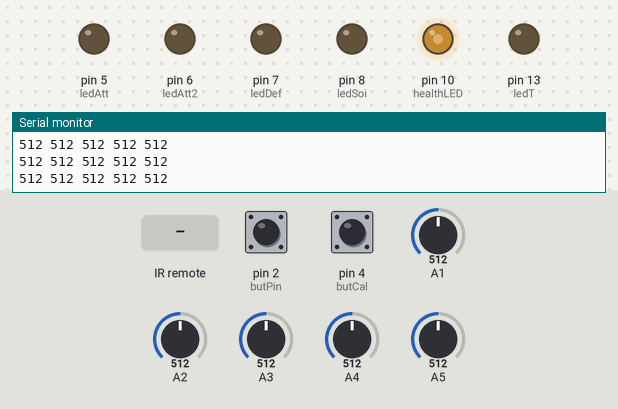
A sketch run on a simulated Arduino Uno, built with avr-gcc and run on an emulated ATmega328P. On the bench: output pins drawn as LEDs (lit = HIGH), the last lines printed to the serial monitor. Dashed ring = blinking. The test bench sets the inputs (shaded band); at power-on: pin 2 (butPin) LOW, pin 4 (butCal) LOW, A1 = 512, A2 = 512, A3 = 512, A4 = 512, A5 = 512.

Above: at 1.7 s.
1.8 s: infrared code 0x1 received
At 4.33 s:
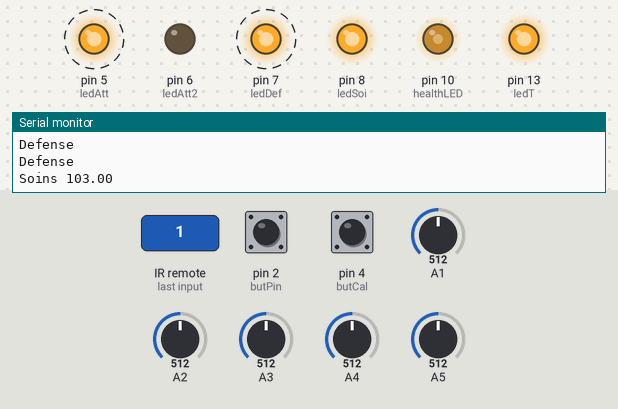
4.8 s: pin 2 (butPin) pulled HIGH for 3.2 s
At 5.6 s:
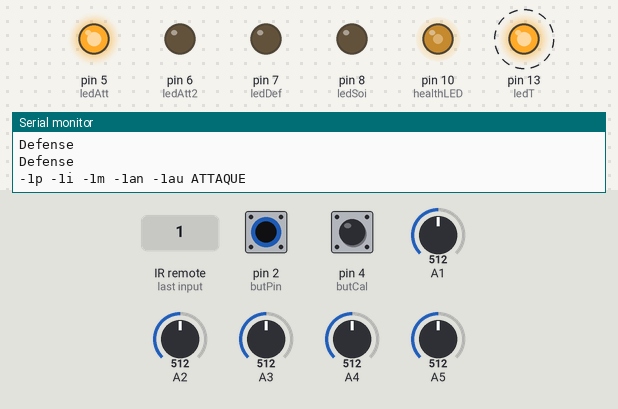
9.5 s: pin 2 (butPin) pulsed HIGH 5 times (0.12 s each, 0.3 s apart)
At 11.3 s:
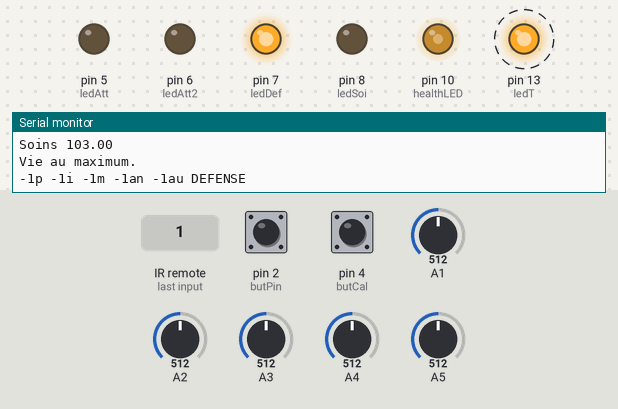
14.0 s: pin 2 (butPin) pulled HIGH for 0.15 s
At 14.8 s:
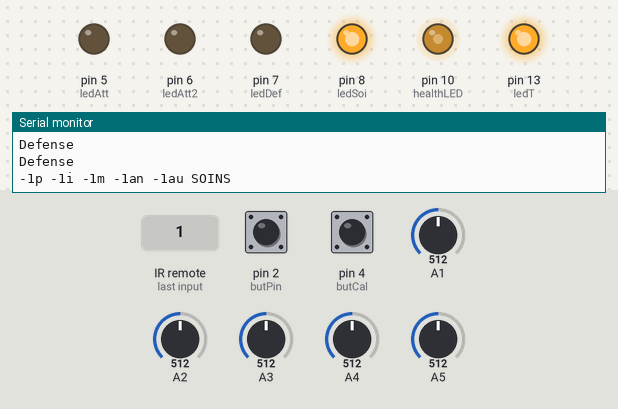
17.1 s: infrared code 0x4 received
At 17.52 s:
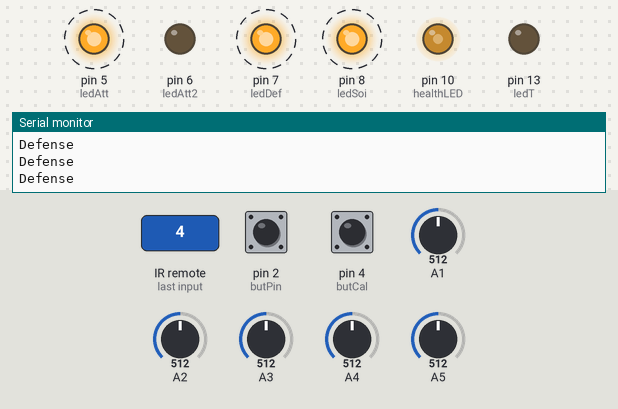
Timing chart, 0 to 21.1 s (numbered marks = the images above; inputs shaded):
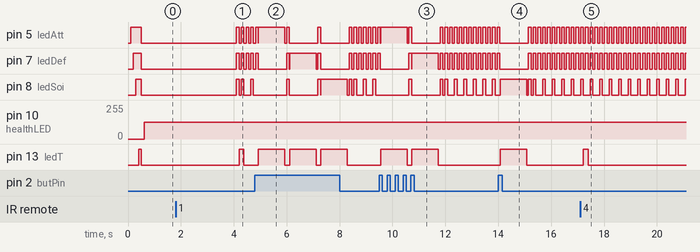

The sketch:

module_1.0.32.ino
```cpp
#include <IRremote.h>

int RECV_PIN = 11;
IRrecv irrecv(RECV_PIN);
IRsend irsend;          // pour la Led IR = toujours sortie 3PWM

// pour la Led IR = toujours sortie 3PWM
/*
const int buttonPin1 = 4;     // the number of the pushbutton pin
const int buttonPin2 = 5;
const int buttonPin3 = 6;
const int buttonPin4 = 7;*/
const int healthLED = 10 ;
const int ledT =  13;      // Led témoin (réception)
int intenHL = 0 ;          //intensité healthLed


unsigned long temps = 0;     //horloge
unsigned long Cible = 0;     //temps-cible led
unsigned long Cible1 = 0;    // tc sort 1
unsigned long Cible2 = 0;
unsigned long Cible3 = 0;
const long inertie = 200 ;   // cooldown led 13
const long cooldown1 = 200 ;
const long cooldown2 = 7000 ;

float health = 100 ;
float degFinaux = 0 ;
int degHealth = 0 ;
int degDeg = 0 ;
float degDef = 1 ;
int message = 0 ;
int Mort = 0 ;
String messagestr ;

int buttonState1 = 0;         // variable for reading the pushbutton status
int buttonState2 = 0;
int buttonState3 = 0;
int buttonState4 = 0;
/*
int state = 0;
int flag = 0;        // make sure that you return the state only once
*/


int pS ;
int iS ;
int mS ;
int anS ;
int auS ;
int minp = 0;
int maxp = 1023 ;
int mini = 0;
int maxi = 1023;
int minm = 0;
int maxm = 1023;
int minan = 0;
int maxan = 1023;
int minau = 0;
int maxau = 1023;
int attaqueCap[5] ;
int defenseCap[5] ;
int soinsCap[5] ;
int attaqueCapb[5] ;
int defenseCapb[5] ;
int soinsCapb[5] ;
int attaqueCapt[5] ;
int defenseCapt[5] ;
int soinsCapt[5] ;
int coolDownAtt;
int coolDownDef;
int coolDownSoi;
bool attaqueState;
bool defenseState;
bool soinsState;

const int ledAtt=5;
const int ledAtt2=6;
const int ledDef=7;
const int ledSoi=8;
const int Led13=13;

const int butCal = 4 ;
bool butCalState ;

const int butPin = 2 ;
bool butState ;
int butCount = 0 ;

int marge = 10;   //5, bien 10 gant marron, 7 mitaine


decode_results results;

void setup() {
  Serial.begin(9600);

  pinMode(healthLED, OUTPUT);
  pinMode(ledT, OUTPUT);
/*
  pinMode(buttonPin1, INPUT);
  pinMode(buttonPin2, INPUT);
  pinMode(buttonPin3, INPUT);
  pinMode(buttonPin4, INPUT);*/

pinMode(ledAtt, OUTPUT);
pinMode(ledAtt2, OUTPUT);
pinMode(ledDef, OUTPUT);
pinMode(ledSoi, OUTPUT);
pinMode(butCal, INPUT);
pinMode(butPin, INPUT);
pinMode(Led13, OUTPUT);

delay (100);
digitalWrite(ledAtt, HIGH);
delay (100);
digitalWrite(ledDef, HIGH);
delay (100);
digitalWrite(ledSoi, HIGH);
delay (100);
digitalWrite(Led13, HIGH);
delay (100);
digitalWrite(ledSoi, LOW);
digitalWrite(ledDef, LOW);
digitalWrite(ledAtt, LOW);
digitalWrite(Led13, LOW);


  irrecv.enableIRIn(); // Start the receiver
  health = 100 ;
}


void attaqueSend() {
        irsend.sendSony(0xa10, 12);
        Cible1 = temps + cooldown1 ;   // heure pour réutiliser le sort = instant T + cooldown
        irrecv.enableIRIn();
        digitalWrite(ledAtt, HIGH);
        Serial.println("Attaque !");
        }

void attaque2Send() {
        irsend.sendSony(0xb10, 12);
        Cible2 = temps + cooldown2 ;   // heure pour réutiliser le sort = instant T + cooldown
        irrecv.enableIRIn();
        Serial.println("Grosse attaque !");
        }

void attaqueRcv () {
    degDeg = -5 ;
    }

void attaque2Rcv() {
    degDeg = -15 ;
    }
/*
int defenseRcv(int val) {
switch (val) {
  case 1:
    degDef = 0.5 ;
    break;
  case 2:
    degDef = 1 ;
    break;
    }
  }*/
void defenseRcv() {
    degDef = 0.5 ;
    Serial.println("Defense ");
    digitalWrite(ledDef, HIGH);
   // coolDownDef = temps +200;
    }

void soinsRcv() {
    degHealth = 3 ;
    Cible3 = temps + cooldown1 ;
    Serial.print("Soins ");
    digitalWrite(ledSoi, HIGH);
  //  coolDownSoi = temps +200;
    }

void mort() {
       //health = 0 ;
       analogWrite(healthLED, 0);
       Mort = Mort + 1 ;
       Serial.print("Player 1 est mort ");
       Serial.print(Mort);
       Serial.println(" fois.");

delay (5000) ;    //nope
health = 100 ;
}


void dump(decode_results *results) {
  // Dumps out the decode_results structure.
  // Call this after IRrecv::decode()
  int count = results->rawlen;


  if (results->decode_type == UNKNOWN) {
    Serial.print("Unknown encoding: ");
  }
  else if (results->decode_type == RC5) {
    Serial.print("Decoded RC5: ");
  }
  Serial.print(results->value, HEX);
  Serial.print(" (");
  Serial.print(results->bits, DEC);
  Serial.println(" bits)");
  Serial.print("Raw (");
  Serial.print(count, DEC);
  Serial.print("): ");
  for (int i = 1; i < count; i++) {
    if (i & 1) {
      Serial.print(results->rawbuf[i]*USECPERTICK, DEC);
    }
    else {
      Serial.write('-');
      Serial.print((unsigned long) results->rawbuf[i]*USECPERTICK, DEC);
    }
    Serial.print(" ");
  }
  Serial.println();
}


void loop() {
    temps = millis() ;


    while (millis() < 4000 && millis() > 500) {
pS = analogRead(1);
iS = analogRead(2);
mS = analogRead(3);
anS = analogRead(4);
auS = analogRead(5);
if (pS < maxp) { maxp = pS ;}
if (pS > minp) { minp = pS ;}
if (iS < maxi) { maxi = iS ;}
if (iS > mini) { mini = iS ;}
if (mS < maxm) { maxm = mS ;}
if (mS > minm) { minm = mS ;}
if (anS < maxan) { maxan = anS ;}
if (anS > minan) { minan = anS ;}
if (auS < maxau) { maxau = auS ;}
if (auS > minau) { minau = auS ;}

Serial.print(maxp);
Serial.print(" ");
Serial.print(maxi);
Serial.print(" ");
Serial.print(maxm);
Serial.print(" ");
Serial.print(maxan);
Serial.print(" ");
Serial.print(maxau);
Serial.println(" ");
Serial.print(minp);
Serial.print(" ");
Serial.print(mini);
Serial.print(" ");
Serial.print(minm);
Serial.print(" ");
Serial.print(minan);
Serial.print(" ");
Serial.print(minau);
Serial.println(" ");
  }


pS = analogRead(A1);
pS = map (pS, minp, maxp, 0, 100);

iS = analogRead(A2);
iS = map (iS, mini, maxi, 0, 100);

mS = analogRead(A3);
mS = map (mS, minm, maxm, 0, 100);
delay(10);
anS = analogRead(A4);
anS = map (anS, minan, maxan, 0, 100);

auS = analogRead(A5);
auS = map (auS, minau, maxau, 0, 100);


butState = digitalRead(butPin);
butCalState = digitalRead(butCal);

/*
Serial.print(pS);
Serial.print("p ");
Serial.print(iS);
Serial.print("i ");
Serial.print(mS);
Serial.print("m ");
Serial.print(anS);
Serial.print("an ");
Serial.print(auS);
Serial.println("au ");*/

//if (butCalState == HIGH) {calibrage();}
if (butState ==   HIGH) {butCount ++ ;


switch (butCount) {
  case 1:
digitalWrite(Led13, HIGH);
digitalWrite(ledAtt, HIGH);
attaqueCap[0] = pS ;
attaqueCap[1] = iS ;
attaqueCap[2] = mS ;
attaqueCap[3] = anS ;
attaqueCap[4] = auS ;
Serial.print(attaqueCap[0]);
Serial.print("p ");
Serial.print(attaqueCap[1]);
Serial.print("i ");
Serial.print(attaqueCap[2]);
Serial.print("m ");
Serial.print(attaqueCap[3]);
Serial.print("an ");
Serial.print(attaqueCap[4]);
Serial.println("au ATTAQUE");
delay (1000);
digitalWrite(ledAtt, LOW);
digitalWrite(Led13, LOW);
  break;
    case 4:
digitalWrite(Led13, HIGH);
digitalWrite(ledAtt, HIGH);
attaqueCapb[0] = pS ;
attaqueCapb[1] = iS ;
attaqueCapb[2] = mS ;
attaqueCapb[3] = anS ;
attaqueCapb[4] = auS ;
Serial.print(attaqueCap[0]);
Serial.print("p ");
Serial.print(attaqueCap[1]);
Serial.print("i ");
Serial.print(attaqueCap[2]);
Serial.print("m ");
Serial.print(attaqueCap[3]);
Serial.print("an ");
Serial.print(attaqueCap[4]);
Serial.println("au ATTAQUE");
delay (1000);
digitalWrite(ledAtt, LOW);
digitalWrite(Led13, LOW);
  break;
    case 7:
digitalWrite(Led13, HIGH);
digitalWrite(ledAtt, HIGH);
attaqueCapt[0] = pS ;
attaqueCapt[1] = iS ;
attaqueCapt[2] = mS ;
attaqueCapt[3] = anS ;
attaqueCapt[4] = auS ;
Serial.print(attaqueCap[0]);
Serial.print("p ");
Serial.print(attaqueCap[1]);
Serial.print("i ");
Serial.print(attaqueCap[2]);
Serial.print("m ");
Serial.print(attaqueCap[3]);
Serial.print("an ");
Serial.print(attaqueCap[4]);
Serial.println("au ATTAQUE");
delay (1000);
digitalWrite(ledAtt, LOW);
digitalWrite(Led13, LOW);
  break;
  case 2:
digitalWrite(Led13, HIGH);
digitalWrite(ledDef, HIGH);
defenseCap[0] = pS ;
defenseCap[1] = iS ;
defenseCap[2] = mS ;
defenseCap[3] = anS ;
defenseCap[4] = auS ;
Serial.print(defenseCap[0]);
Serial.print("p ");
Serial.print(defenseCap[1]);
Serial.print("i ");
Serial.print(defenseCap[2]);
Serial.print("m ");
Serial.print(defenseCap[3]);
Serial.print("an ");
Serial.print(defenseCap[4]);
Serial.println("au DEFENSE");
delay (1000);
digitalWrite(ledDef, LOW);
digitalWrite(Led13, LOW);
  break;
  case 5:
digitalWrite(Led13, HIGH);
digitalWrite(ledDef, HIGH);
defenseCapb[0] = pS ;
defenseCapb[1] = iS ;
defenseCapb[2] = mS ;
defenseCapb[3] = anS ;
defenseCapb[4] = auS ;
Serial.print(defenseCap[0]);
Serial.print("p ");
Serial.print(defenseCap[1]);
Serial.print("i ");
Serial.print(defenseCap[2]);
Serial.print("m ");
Serial.print(defenseCap[3]);
Serial.print("an ");
Serial.print(defenseCap[4]);
Serial.println("au DEFENSE");
delay (1000);
digitalWrite(ledDef, LOW);
digitalWrite(Led13, LOW);
  break;
    case 8:
digitalWrite(Led13, HIGH);
digitalWrite(ledDef, HIGH);
defenseCapt[0] = pS ;
defenseCapt[1] = iS ;
defenseCapt[2] = mS ;
defenseCapt[3] = anS ;
defenseCapt[4] = auS ;
Serial.print(defenseCap[0]);
Serial.print("p ");
Serial.print(defenseCap[1]);
Serial.print("i ");
Serial.print(defenseCap[2]);
Serial.print("m ");
Serial.print(defenseCap[3]);
Serial.print("an ");
Serial.print(defenseCap[4]);
Serial.println("au DEFENSE");
delay (1000);
digitalWrite(ledDef, LOW);
digitalWrite(Led13, LOW);
  break;
  case 3:
digitalWrite(Led13, HIGH);
digitalWrite(ledSoi, HIGH);
soinsCap[0] = pS ;
soinsCap[1] = iS ;
soinsCap[2] = mS ;
soinsCap[3] = anS ;
soinsCap[4] = auS ;
Serial.print(soinsCap[0]);
Serial.print("p ");
Serial.print(soinsCap[1]);
Serial.print("i ");
Serial.print(soinsCap[2]);
Serial.print("m ");
Serial.print(soinsCap[3]);
Serial.print("an ");
Serial.print(soinsCap[4]);
Serial.println("au SOINS");
delay (1000);
digitalWrite(ledSoi, LOW);
digitalWrite(Led13, LOW);
  break;
  case 6:
digitalWrite(Led13, HIGH);
digitalWrite(ledSoi, HIGH);
soinsCapb[0] = pS ;
soinsCapb[1] = iS ;
soinsCapb[2] = mS ;
soinsCapb[3] = anS ;
soinsCapb[4] = auS ;
Serial.print(soinsCap[0]);
Serial.print("p ");
Serial.print(soinsCap[1]);
Serial.print("i ");
Serial.print(soinsCap[2]);
Serial.print("m ");
Serial.print(soinsCap[3]);
Serial.print("an ");
Serial.print(soinsCap[4]);
Serial.println("au SOINS");
delay (1000);
digitalWrite(ledSoi, LOW);
digitalWrite(Led13, LOW);
  break;
    case 9:
digitalWrite(Led13, HIGH);
digitalWrite(ledSoi, HIGH);
soinsCapt[0] = pS ;
soinsCapt[1] = iS ;
soinsCapt[2] = mS ;
soinsCapt[3] = anS ;
soinsCapt[4] = auS ;
Serial.print(soinsCap[0]);
Serial.print("p ");
Serial.print(soinsCap[1]);
Serial.print("i ");
Serial.print(soinsCap[2]);
Serial.print("m ");
Serial.print(soinsCap[3]);
Serial.print("an ");
Serial.print(soinsCap[4]);
Serial.println("au SOINS");
delay (1000);
digitalWrite(ledSoi, LOW);
digitalWrite(Led13, LOW);
  break;
}
}

if (butCount >= 9) {butCount = 0;}


if (pS <= attaqueCap[0] + marge
&& pS >= attaqueCap[0] - marge
&& iS <= attaqueCap[1] + marge
&& iS >= attaqueCap[1] - marge
&& mS <= attaqueCap[2] + marge
&& mS >= attaqueCap[2] - marge
&& anS <= attaqueCap[3] + marge
&& anS >= attaqueCap[3] - marge
&& auS <= attaqueCap[4] + marge
&& auS >= attaqueCap[4] - marge
)
{
attaqueSend()  ;
}
if (pS <= attaqueCapb[0] + marge
&& pS >= attaqueCapb[0] - marge
&& iS <= attaqueCapb[1] + marge
&& iS >= attaqueCapb[1] - marge
&& mS <= attaqueCapb[2] + marge
&& mS >= attaqueCapb[2] - marge
&& anS <= attaqueCapb[3] + marge
&& anS >= attaqueCapb[3] - marge
&& auS <= attaqueCapb[4] + marge
&& auS >= attaqueCapb[4] - marge
&& temps > Cible1
)
{
attaqueSend()  ;
}
if (pS <= attaqueCapt[0] + marge
&& pS >= attaqueCapt[0] - marge
&& iS <= attaqueCapt[1] + marge
&& iS >= attaqueCapt[1] - marge
&& mS <= attaqueCapt[2] + marge
&& mS >= attaqueCapt[2] - marge
&& anS <= attaqueCapt[3] + marge
&& anS >= attaqueCapt[3] - marge
&& auS <= attaqueCapt[4] + marge
&& auS >= attaqueCapt[4] - marge
&& temps > Cible1
)
{
attaqueSend()  ;
}

if (pS <= defenseCap[0] + marge
&& pS >= defenseCap[0] - marge
&& iS <= defenseCap[1] + marge
&& iS >= defenseCap[1] - marge
&& mS <= defenseCap[2] + marge
&& mS >= defenseCap[2] - marge
&& anS <= defenseCap[3] + marge
&& anS >= defenseCap[3] - marge
&& auS <= defenseCap[4] + marge
&& auS >= defenseCap[4] - marge )
{
defenseRcv();
}
if (pS <= defenseCapb[0] + marge
&& pS >= defenseCapb[0] - marge
&& iS <= defenseCapb[1] + marge
&& iS >= defenseCapb[1] - marge
&& mS <= defenseCapb[2] + marge
&& mS >= defenseCapb[2] - marge
&& anS <= defenseCapb[3] + marge
&& anS >= defenseCapb[3] - marge
&& auS <= defenseCapb[4] + marge
&& auS >= defenseCapb[4] - marge )
{
defenseRcv();
}
if (pS <= defenseCapt[0] + marge
&& pS >= defenseCapt[0] - marge
&& iS <= defenseCapt[1] + marge
&& iS >= defenseCapt[1] - marge
&& mS <= defenseCapt[2] + marge
&& mS >= defenseCapt[2] - marge
&& anS <= defenseCapt[3] + marge
&& anS >= defenseCapt[3] - marge
&& auS <= defenseCapt[4] + marge
&& auS >= defenseCapt[4] - marge )
{
defenseRcv();
}

if (pS <= soinsCap[0] + marge
&& pS >= soinsCap[0] - marge
&& iS <= soinsCap[1] + marge
&& iS >= soinsCap[1] - marge
&& mS <= soinsCap[2] + marge
&& mS >= soinsCap[2] - marge
&& anS <= soinsCap[3] + marge
&& anS >= soinsCap[3] - marge
&& auS <= soinsCap[4] + marge
&& auS >= soinsCap[4] - marge
&& temps > Cible3)
{
soinsRcv()  ;
}
if (pS <= soinsCapb[0] + marge
&& pS >= soinsCapb[0] - marge
&& iS <= soinsCapb[1] + marge
&& iS >= soinsCapb[1] - marge
&& mS <= soinsCapb[2] + marge
&& mS >= soinsCapb[2] - marge
&& anS <= soinsCapb[3] + marge
&& anS >= soinsCapb[3] - marge
&& auS <= soinsCapb[4] + marge
&& auS >= soinsCapb[4] - marge
&& temps > Cible3)
{
soinsRcv()  ;
}
if (pS <= soinsCapt[0] + marge
&& pS >= soinsCapt[0] - marge
&& iS <= soinsCapt[1] + marge
&& iS >= soinsCapt[1] - marge
&& mS <= soinsCapt[2] + marge
&& mS >= soinsCapt[2] - marge
&& anS <= soinsCapt[3] + marge
&& anS >= soinsCapt[3] - marge
&& auS <= soinsCapt[4] + marge
&& auS >= soinsCapt[4] - marge
&& temps > Cible3 )
{
soinsRcv()  ;
}


delay(100);
digitalWrite(ledSoi, LOW);
digitalWrite(ledDef, LOW);
digitalWrite(ledAtt, LOW);
digitalWrite(Led13, LOW);


    intenHL = 2.55 * health / 2 ;
    intenHL = constrain(intenHL, 0, 255);
    analogWrite(healthLED, intenHL) ;

///////////////////////////////////////////////////////////////
////////////////////////////BOUTONS////////////////////////////
///////////////////////////////////////////////////////////////
  /*
  buttonState1 = digitalRead(buttonPin1);
  buttonState2 = digitalRead(buttonPin2);
  buttonState3 = digitalRead(buttonPin3);
  buttonState4 = digitalRead(buttonPin4);

  if (buttonState1 == HIGH && temps > Cible1 ) {attaqueSend();}           // bouton 1 : attaque canalisée
  if (buttonState2 == HIGH && temps > Cible2 ) {attaque2Send();}          // bouton 2 : grosse attaque
  if (buttonState3 == HIGH ) {defenseRcv(1);}                             // bouton 3 : réduit les dégâts
        else if (buttonState3 == LOW) {defenseRcv(2);}
  if (buttonState4 == HIGH && temps > Cible3 ) {soinsRcv();}              // bouton 4 : soins
*/

///////////////////////////////////////////////////////////////
/////////////////////////RECEPTION/////////////////////////////
///////////////////////////////////////////////////////////////

  if (irrecv.decode(&results)) {
    digitalWrite(ledT, HIGH);
    Cible = temps + inertie ; //si quelque chose, cible marque le temps et anticipe (temps cible) pour la Led 13

    //dump(&results);
    irrecv.resume(); // Receive the next value

    message = int(results.value);
    //Serial.println(message);
    }
       if (message == 2576 && health > 0) {attaqueRcv();}   //a10 2576 : grosse attaque
       if (message == 2832 && health > 0) {attaque2Rcv();}    //b10 2832 : dégâts

///////////////////////////////////////////////////////////////
/////////////////////////////SANTE/////////////////////////////
///////////////////////////////////////////////////////////////

       degFinaux = degDef * degDeg + degHealth  ;
       health = health + degFinaux ;
         if (degFinaux != 0 ) {Serial.println(health);}
         if (health <= 0 ) { mort();}
         if (health > 100) {
         Serial.println("Vie au maximum.") ;
         health = 100 ;
}


degFinaux = 0 ;
degHealth = 0 ;
degDeg = 0 ;
degDef = 1 ;
message = 0;
if ( temps >= Cible){ digitalWrite(ledT, LOW);}  //si temps actu sup ou égal cible, stop lumière


}
```

Measured:
- after the input at 1.8 s, pin 13 (ledT): LOW → HIGH after 2.4 s, → LOW 0.18 s later
- after the input at 4.8 s, pin 13 (ledT): alternates HIGH for 1.0 s and LOW for 0.18 s, starting after 0.13 s
- after the input at 9.5 s, pin 13 (ledT): alternates HIGH for 1.0 s and LOW for 0.18 s, 4 changes in all, then stays LOW, starting after 0.05 s
- after the input at 14.0 s, pin 13 (ledT): LOW → HIGH after 0.07 s, → LOW 1.0 s later
- after the input at 17.1 s, pin 13 (ledT): LOW → HIGH after 0.12 s, → LOW 0.18 s later
